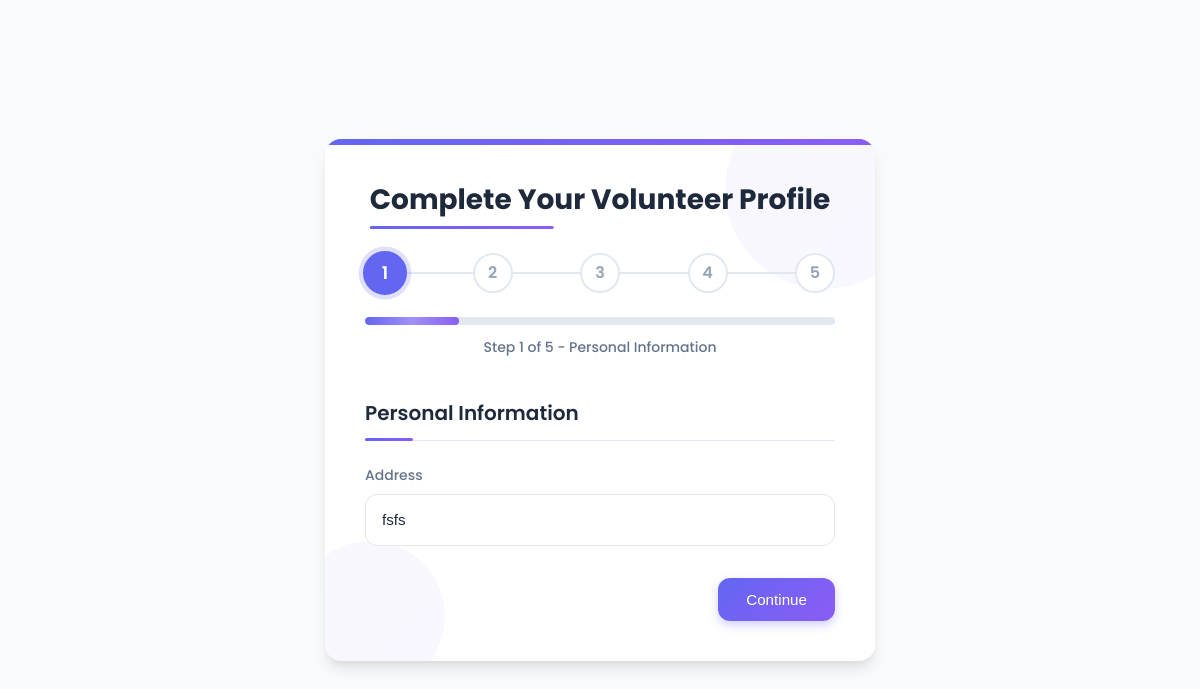
/User/create-vol-profile/ (signed in), run on an earlier commit of the app's database.
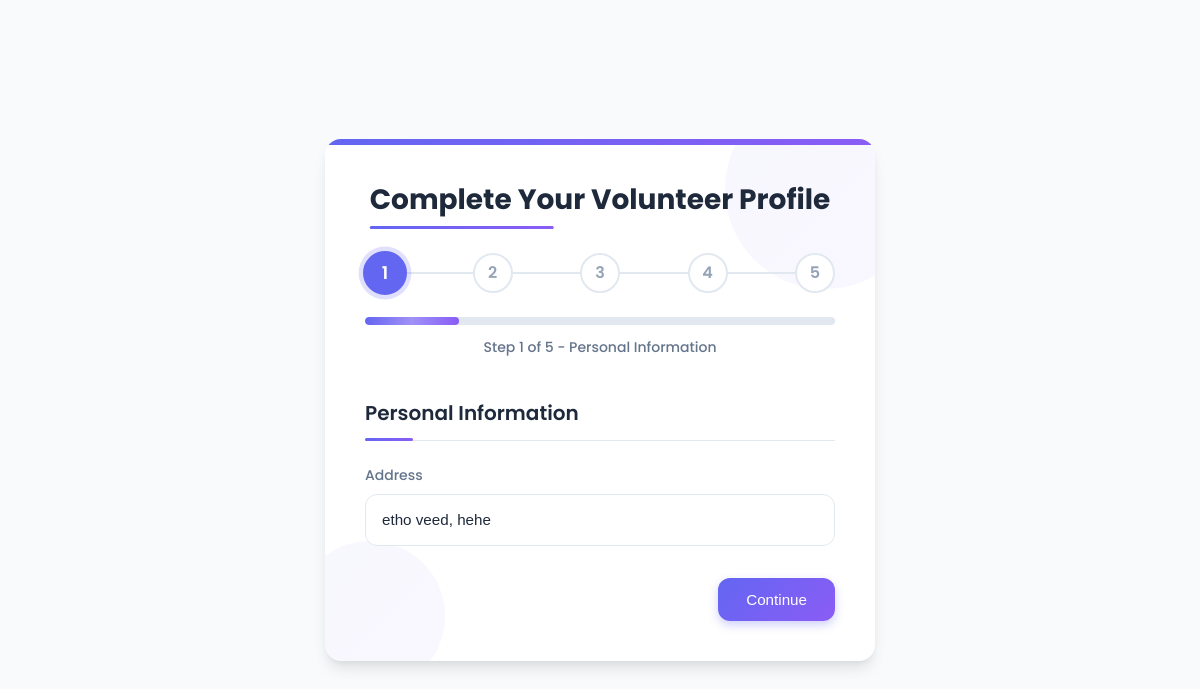
And on a later commit of the database.
### Guest/models.py (models this page shows, shortened)
class tbl_user(models.Model):
    user_email = models.EmailField(max_length=50, unique=True)
    user_name = models.CharField(max_length=50, null=True, blank=True)
    user_username = models.CharField(max_length=50, null=True, blank=True)
    user_contact = models.CharField(max_length=10, null=True, blank=True)
    user_address = models.CharField(max_length=100, null=True, blank=True)
    user_password = models.CharField(max_length=128, null=True, blank=True)  # Store hashed password
    user_city = models.ForeignKey(tbl_city, on_delete=models.CASCADE, null=True)
    user_photo = models.FileField(upload_to='assets/files/user/', null=True, blank=True)
    user_gender = models.CharField(max_length=100, null=True, blank=True)
    user_bio = models.TextField(null=True, blank=True)
    user_links = models.TextField(null=True, blank=True)  # Store as JSON (GitHub, LinkedIn, etc.)
    user_degree_type = models.CharField(max_length=50, null=True, blank=True)
    user_institution = models.CharField(max_length=100, null=True, blank=True)
    user_field_of_study = models.CharField(max_length=100, null=True, blank=True)
    user_graduation_month = models.IntegerField(null=True, blank=True)  # Store as month number (1-12)
    user_graduation_year = models.IntegerField(null=True, blank=True)  # Store as year (YYYY)
    user_emergency_name = models.CharField(max_length=100, null=True, blank=True)
    user_emergency_phone = models.CharField(max_length=15, null=True, blank=True)
    user_organization_name = models.CharField(max_length=100, null=True, blank=True)
    user_job_title = models.CharField(max_length=100, null=True, blank=True)
    user_industry = models.CharField(max_length=100, null=True, blank=True)
    user_location = models.CharField(max_length=100, null=True, blank=True)
    user_official_address = models.CharField(max_length=200, null=True, blank=True)
    user_official_contact_number = models.CharField(max_length=15, null=True, blank=True)
    is_basic_profile_complete = models.BooleanField(default=False)
    is_volunteer_profile_complete = models.BooleanField(default=False)
    is_organizer_profile_complete = models.BooleanField(default=False)
    user_past_volunteering = models.TextField(null=True, blank=True)
    user_type = models.CharField(max_length=10, choices=USER_TYPES, default='volunteer')
    user_visibility = models.BooleanField(default=False)  # If true, profile is public and visible to anyone

### User/views.py (the view)
# urls.py: path('create-vol-profile/', views.create_vol_profile, name='create_vol_profile'),
def create_vol_profile(request):
    thisUser = tbl_user.objects.get(id=request.session['u_id'])
    industries = tbl_industry.objects.all()  # Get all industries for the dropdown
    if request.method == "POST":
        thisUser.user_address = request.POST.get('user_address')
        links = request.POST.get('user_links')
        if links:  # Only save if not empty
            try:
                json.loads(links)  # Validate JSON format
                thisUser.user_links = links
            except json.JSONDecodeError:
                return render(request, 'User/create_vol_profile.html', {
                    'thisUser': thisUser,
                    'industries': industries,  # Pass industries to template
                    'error': 'Invalid JSON format for professional links'
                })
        thisUser.user_degree_type = request.POST.get('user_degree_type')
        thisUser.user_institution = request.POST.get('user_institution')
        thisUser.user_field_of_study = request.POST.get('user_field_of_study')
        thisUser.user_graduation_month = request.POST.get('user_graduation_month')
        thisUser.user_graduation_year = request.POST.get('user_graduation_year')
        thisUser.user_organization_name = request.POST.get('user_organization_name')
        thisUser.user_job_title = request.POST.get('user_job_title')
        thisUser.user_industry = request.POST.get('user_industry')  # Store as string
        thisUser.user_location = request.POST.get('user_location')
        thisUser.user_official_address = request.POST.get('user_official_address')
        thisUser.user_official_contact_number = request.POST.get('user_official_contact_number')
        thisUser.save()
        messages.success(request, 'Volunteer profile updated successfully!')
        return redirect('User:volunteer_dashboard')
    else:
        import datetime
        current_year = datetime.datetime.now().year
        year_range = list(range(current_year, 1949, -1))
        return render(request, 'User/create_vol_profile.html', {
            'thisUser': thisUser,
            'industries': industries,  # Pass industries to template
            'year_range': year_range
        })

### User/templates/User/create_vol_profile.html (shortened to what this page needs)
<!DOCTYPE html>
<html lang="en">
<head>
</head>
<body>
    <div class="profile-card">
        <div class="decorative-shape shape-1"></div>
        <div class="decorative-shape shape-2"></div>
        <h2 class="profile-title">Complete Your Volunteer Profile</h2>
        <div class="progress-container">
            <div class="progress-steps">
                <div class="progress-step active" data-step="1">1</div>
                <div class="progress-step" data-step="2">2</div>
                <div class="progress-step" data-step="3">3</div>
                <div class="progress-step" data-step="4">4</div>
                <div class="progress-step" data-step="5">5</div>
            </div>
            <div class="progress-bar-container">
                <div id="profileFormProgress" class="progress-bar" style="width: 20%;"></div>
            </div>
            <div class="progress-text" id="progressText">Step 1 of 5 - Personal Information</div>
        </div>
        <form method="POST" id="organizerProfileForm" action="{% url 'User:create_vol_profile' %}">
            <div class="form-step" id="step-1">
                <h3 class="section-title">Personal Information</h3>
                <div class="form-group">
                    <label class="form-label" for="user_address">Address</label>
                    <input type="text" id="user_address" name="user_address" class="form-control" placeholder="Enter your address" value="{{ thisUser.user_address|default:'' }}">
                </div>
                <div class="button-group">
                    <button type="button" class="btn btn-primary next-step">Continue</button>
                </div>
            </div>
        </form>
    </div>
</body>
</html>

What changed in the data, as far as the page shows it:
changed tbl_user: user_address "fsfs" → "etho veed, hehe"
